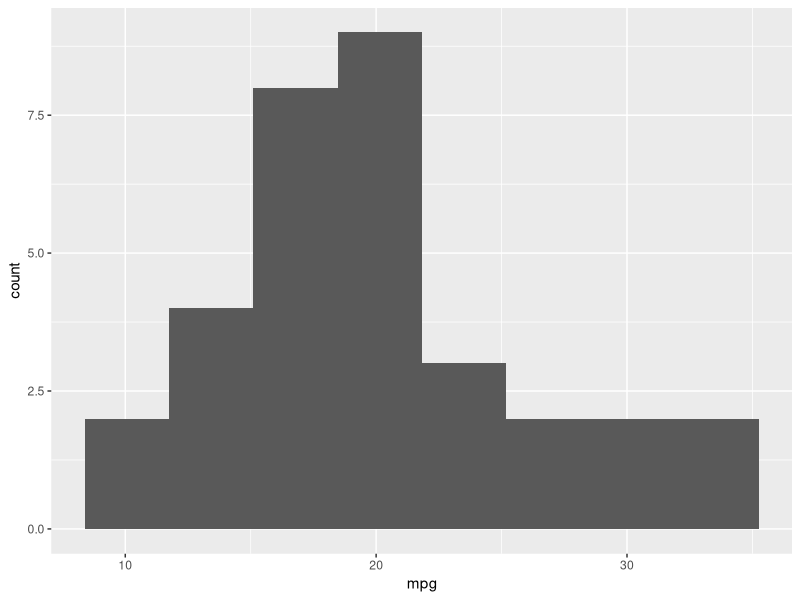
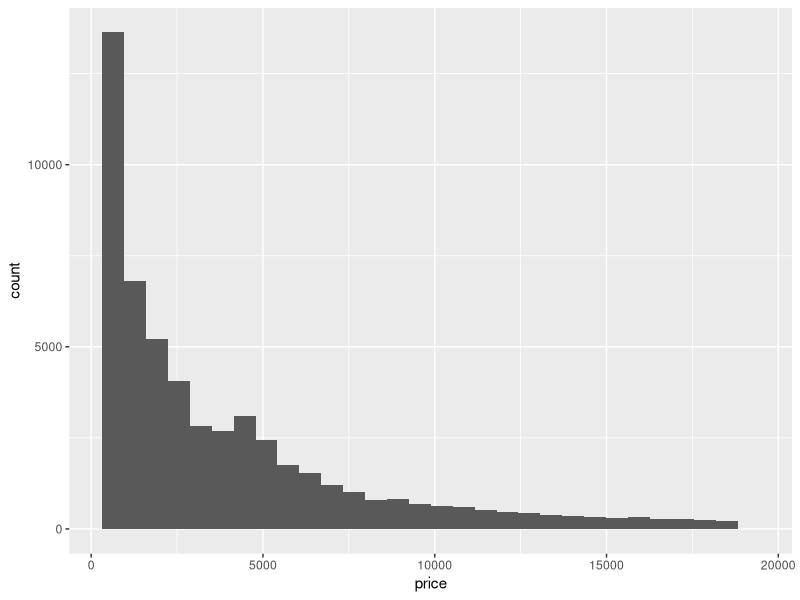
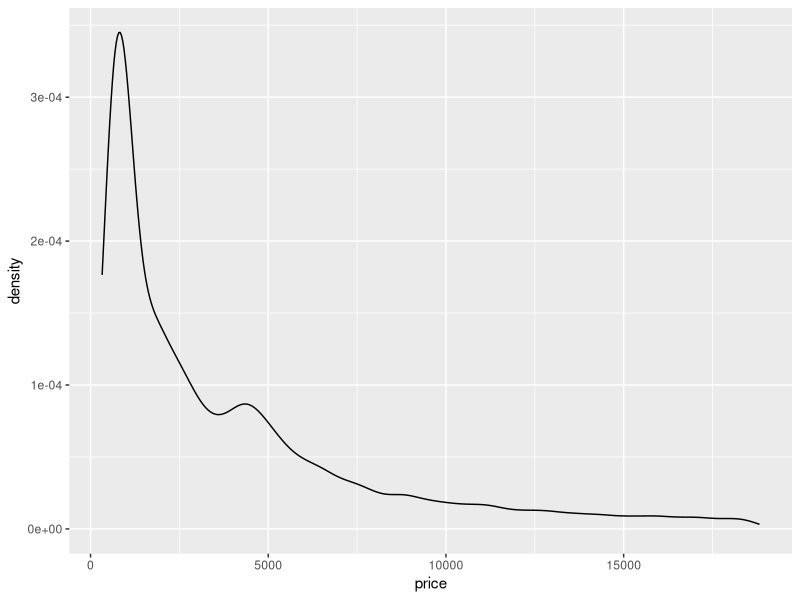
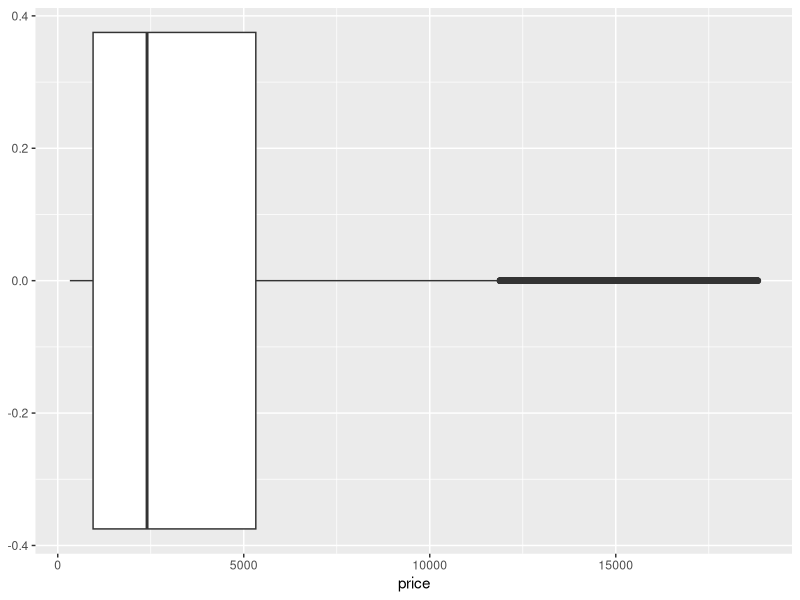
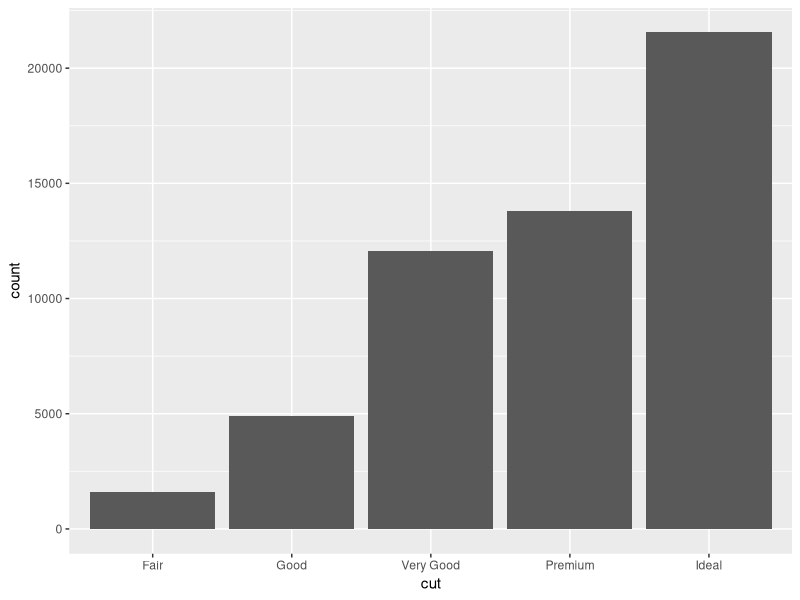
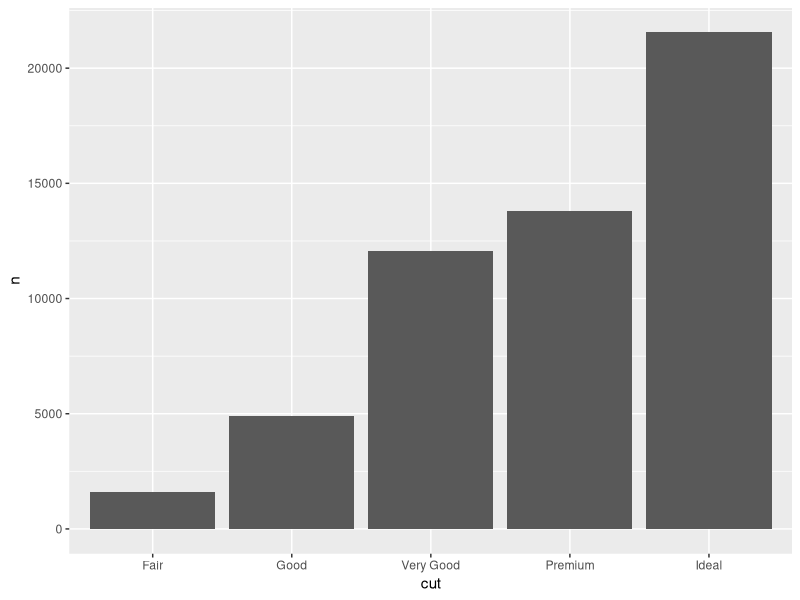
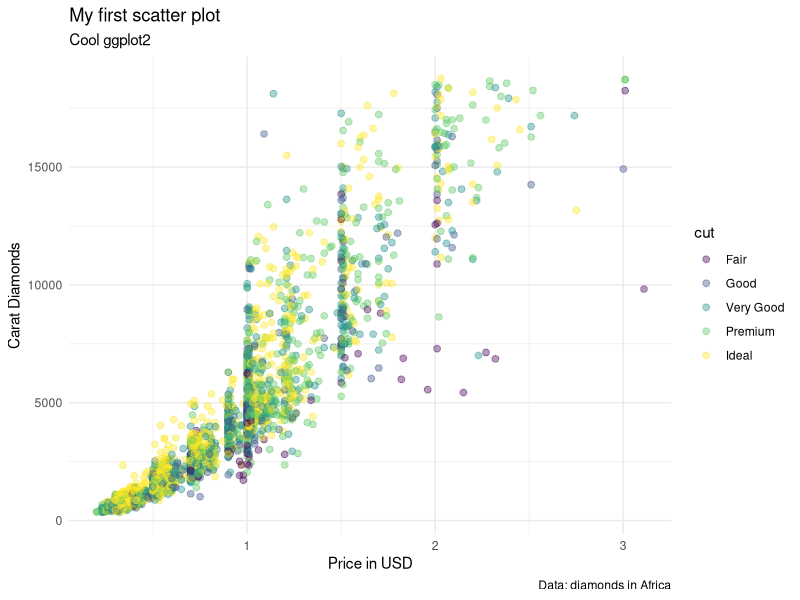
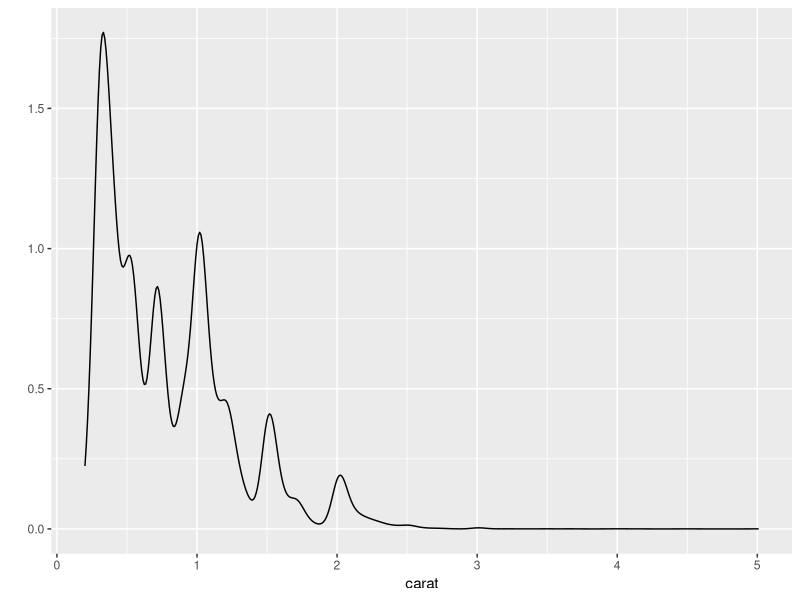

Generate these figures, in order, with R:
library(tidyverse)
library(ggthemes)

## how to choose visualization
## 1. number of variables
## 2. data type

ggplot(data=mtcars,
       mapping = aes(x=mpg))+
  geom_histogram(bins=8)

# one variable + continuous (number)
ggplot(diamonds, aes(x=price)) + 
  geom_histogram()

ggplot(diamonds, aes(x=price)) + 
  geom_density()

#DRY: Donot Report Yourself
base <- ggplot(diamonds, aes(x=price))
p1 <- base + geom_histogram()
p2 <- base + geom_density()
       
ggplot(diamonds, aes(x=price))+ geom_boxplot()

# one variable + discrete (factor)
ggplot(diamonds, aes(cut))+geom_bar()
## ใช้กับ Raw Data

diamonds %>%
   count(cut) %>%
   ggplot(data=.,mapping=aes(x=cut,y=n))+geom_col()
## ใช้กับ aggregate Data

## two variables: number x number
## scatter plot
set.seed(42) ##lock result
ggplot(sample_n(diamonds,3000),
       # mapping
       mapping=aes(x=carat, y=price,
                   color=cut))+
  # setting
  geom_point(alpha=0.4,size=2)+
  labs(
    title="My first scatter plot",
    subtitle="Cool ggplot2",
    caption="Data: diamonds in Africa",
    x="Price in USD",
    y="Carat Diamonds"
  ) +
  theme_minimal()


## shortcut qplot()
## quick plot

qplot(x=carat,data=diamonds,geom="density")


## layes in ggplot2
base <- ggplot(diamonds %>% sample_n(1000) %>%
                 filter(carat<=2.8),
               aes(x=carat,y =price))

p3 <- base + 
  theme_minimal()+
  geom_point(alpha=0.2,color="#62f060")+
  geom_smooth(method="loess",se=TRUE,
              fill="gold",
              color="red")+
 geom_rug()

## bar plot
ggplot(diamonds,aes(cut,fill=clarity))+
  geom_bar(position="fill")+ 
  ## position = fill, dodge,
  theme_minimal()


## How to change color?
ggplot(diamonds,aes(cut, fill=cut))+
  geom_bar()+
  theme_minimal()+
  scale_fill_brewer(palette = "Accent")
## https://ggplot2-book.org/scales-colour

## heat map colour scale
ggplot(diamonds %>% 
         sample_frac(0.1), aes(carat,price,colour=price))+
  geom_point(alpha=0.3)+
  theme_minimal() +
  scale_color_gradient(low="gold",high="purple")

## mulitple sub-plots
ggplot(diamonds,aes(carat,price))+
  geom_point(alpha=0.2)+
  geom_smooth()+
  theme_minimal()+
  facet_wrap(~cut,ncol=3)

## mutiple dataframes
m1 <- mtcars %>% filter(mpg > 30)
m2 <- mtcars %>% filter(mpg <= 20)

ggplot()+
  theme_minimal()+
  geom_point(data=m1, aes(wt,mpg),color="blue")+
  geom_point(data=m2, aes(wt,mpg),color="red")

## bin2D
ggplot(diamonds,aes(carat,price))+
  geom_bin2d(bins=200)


## Homework
## 1. create Rmarkdown
## 2. create 5 Charts
## data = mpg

view(mpg)

library(patchwork)
p1 <- qplot(hwy, data=mpg, geom="density")
p2 <- qplot(cty, data=mpg, geom="histogram")
p3 <- qplot(cty, hwy, data=mpg, geom="point")
p4 <- qplot(cty, hwy, data=mpg, geom="smooth")

(p1+p2+p3)/p4

mpg %>%
  group_by(class) %>%
  summarise(avg_hwy=mean(hwy)) %>%
  ggplot(aes(x=reorder(class,avg_hwy),y=avg_hwy))+
  geom_col()+
  labs(title="Average Highway MPG by Car Type",
       x="Car Type",
       y="Average Highway")
theme_minimal()


